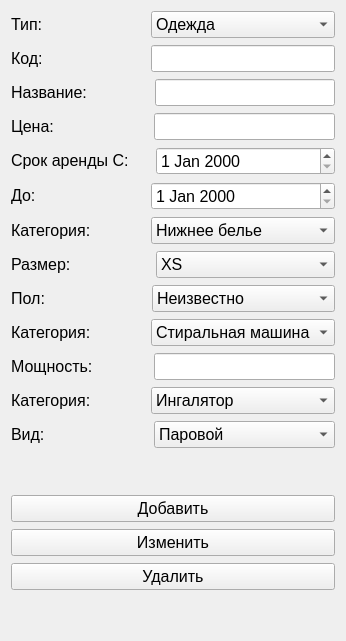
      <widget class="QWidget" name="tab_edit">
       <attribute name="title">
        <string>Добавить</string>
       </attribute>
       <layout class="QGridLayout" name="gridLayout_2">
        <item row="1" column="0">
         <spacer name="verticalSpacer_2">
          <property name="orientation">
           <enum>Qt::Vertical</enum>
          </property>
          <property name="sizeHint" stdset="0">
           <size>
            <width>20</width>
            <height>40</height>
           </size>
          </property>
         </spacer>
        </item>
        <item row="0" column="0">
         <layout class="QGridLayout" name="gridLayout_edit">
          <property name="spacing">
           <number>7</number>
          </property>
          <item row="3" column="0">
           <layout class="QHBoxLayout" name="horizontalLayout_4">
            <property name="spacing">
             <number>100</number>
            </property>
            <item>
             <widget class="QLabel" name="label_cost">
              <property name="sizePolicy">
               <sizepolicy hsizetype="Maximum" vsizetype="Maximum">
                <horstretch>0</horstretch>
                <verstretch>0</verstretch>
               </sizepolicy>
              </property>
              <property name="font">
               <font>
                <family>Nirmala UI</family>
                <pointsize>12</pointsize>
               </font>
              </property>
              <property name="layoutDirection">
               <enum>Qt::LeftToRight</enum>
              </property>
              <property name="text">
               <string>Цена:</string>
              </property>
              <property name="alignment">
               <set>Qt::AlignLeading|Qt::AlignLeft|Qt::AlignVCenter</set>
              </property>
              <property name="openExternalLinks">
               <bool>false</bool>
              </property>
             </widget>
            </item>
            <item>
             <widget class="QLineEdit" name="cost">
              <property name="sizePolicy">
               <sizepolicy hsizetype="MinimumExpanding" vsizetype="Maximum">
                <horstretch>0</horstretch>
                <verstretch>0</verstretch>
               </sizepolicy>
              </property>
              <property name="font">
               <font>
                <pointsize>12</pointsize>
               </font>
              </property>
              <property name="clearButtonEnabled">
               <bool>true</bool>
              </property>
             </widget>
            </item>
           </layout>
          </item>
          <item row="8" column="0">
           <layout class="QHBoxLayout" name="horizontalLayout_9" stretch="1,0">
            <property name="spacing">
             <number>107</number>
            </property>
            <property name="leftMargin">
             <number>0</number>
            </property>
            <item>
             <widget class="QLabel" name="label_sex">
              <property name="sizePolicy">
               <sizepolicy hsizetype="Maximum" vsizetype="Maximum">
                <horstretch>0</horstretch>
                <verstretch>0</verstretch>
               </sizepolicy>
              </property>
              <property name="font">
               <font>
                <family>Nirmala UI</family>
                <pointsize>12</pointsize>
               </font>
              </property>
              <property name="layoutDirection">
               <enum>Qt::LeftToRight</enum>
              </property>
              <property name="text">
               <string>Пол:</string>
              </property>
              <property name="alignment">
               <set>Qt::AlignRight|Qt::AlignTrailing|Qt::AlignVCenter</set>
              </property>
              <property name="wordWrap">
               <bool>false</bool>
              </property>
              <property name="openExternalLinks">
               <bool>false</bool>
              </property>
             </widget>
            </item>
            <item>
             <widget class="QComboBox" name="sex">
              <property name="sizePolicy">
               <sizepolicy hsizetype="Minimum" vsizetype="Maximum">
                <horstretch>0</horstretch>
                <verstretch>0</verstretch>
               </sizepolicy>
              </property>
              <property name="font">
               <font>
                <pointsize>12</pointsize>
               </font>
              </property>
              <item>
               <property name="text">
                <string>Неизвестно</string>
               </property>
              </item>
              <item>
               <property name="text">
                <string>Мужской</string>
               </property>
              </item>
              <item>
               <property name="text">
                <string>Женский</string>
               </property>
              </item>
             </widget>
            </item>
           </layout>
          </item>
          <item row="12" column="0">
           <layout class="QHBoxLayout" name="horizontalLayout_22">
            <property name="spacing">
             <number>60</number>
            </property>
            <item>
             <widget class="QLabel" name="label_item_type_3">
              <property name="sizePolicy">
               <sizepolicy hsizetype="Maximum" vsizetype="Maximum">
                <horstretch>0</horstretch>
                <verstretch>0</verstretch>
               </sizepolicy>
              </property>
              <property name="font">
               <font>
                <family>Nirmala UI</family>
                <pointsize>12</pointsize>
               </font>
              </property>
              <property name="layoutDirection">
               <enum>Qt::LeftToRight</enum>
              </property>
              <property name="text">
               <string>Категория:</string>
              </property>
              <property name="alignment">
               <set>Qt::AlignLeading|Qt::AlignLeft|Qt::AlignVCenter</set>
              </property>
              <property name="openExternalLinks">
               <bool>false</bool>
              </property>
             </widget>
            </item>
            <item>
             <widget class="QComboBox" name="category_health">
              <property name="sizePolicy">
               <sizepolicy hsizetype="MinimumExpanding" vsizetype="Maximum">
                <horstretch>0</horstretch>
                <verstretch>0</verstretch>
               </sizepolicy>
              </property>
              <property name="minimumSize">
               <size>
                <width>0</width>
                <height>0</height>
               </size>
              </property>
              <property name="baseSize">
               <size>
                <width>0</width>
                <height>0</height>
               </size>
              </property>
              <property name="font">
               <font>
                <pointsize>12</pointsize>
               </font>
              </property>
              <item>
               <property name="text">
                <string>Ингалятор</string>
               </property>
              </item>
              <item>
               <property name="text">
                <string>Зубная щетка</string>
               </property>
              </item>
              <item>
               <property name="text">
                <string>Массажёр</string>
               </property>
              </item>
             </widget>
            </item>
           </layout>
          </item>
          <item row="4" column="0">
           <layout class="QVBoxLayout" name="verticalLayout">
            <property name="spacing">
             <number>7</number>
            </property>
            <item>
             <layout class="QHBoxLayout" name="horizontalLayout_5">
              <property name="spacing">
               <number>27</number>
              </property>
              <item>
               <widget class="QLabel" name="label_date">
                <property name="sizePolicy">
                 <sizepolicy hsizetype="Maximum" vsizetype="Maximum">
                  <horstretch>0</horstretch>
                  <verstretch>0</verstretch>
                 </sizepolicy>
                </property>
                <property name="font">
                 <font>
                  <family>Nirmala UI</family>
                  <pointsize>12</pointsize>
                 </font>
                </property>
                <property name="layoutDirection">
                 <enum>Qt::LeftToRight</enum>
                </property>
                <property name="text">
                 <string>Срок аренды С:</string>
                </property>
                <property name="alignment">
                 <set>Qt::AlignLeading|Qt::AlignLeft|Qt::AlignVCenter</set>
                </property>
                <property name="openExternalLinks">
                 <bool>false</bool>
                </property>
               </widget>
              </item>
              <item>
               <widget class="QDateEdit" name="dateFrom">
                <property name="sizePolicy">
                 <sizepolicy hsizetype="MinimumExpanding" vsizetype="Maximum">
                  <horstretch>0</horstretch>
                  <verstretch>0</verstretch>
                 </sizepolicy>
                </property>
                <property name="font">
                 <font>
                  <pointsize>12</pointsize>
                 </font>
                </property>
               </widget>
              </item>
             </layout>
            </item>
            <item>
             <layout class="QHBoxLayout" name="horizontalLayout_6">
              <property name="spacing">
               <number>115</number>
              </property>
              <item>
               <widget class="QLabel" name="label_date_2">
                <property name="sizePolicy">
                 <sizepolicy hsizetype="Maximum" vsizetype="Maximum">
                  <horstretch>0</horstretch>
                  <verstretch>0</verstretch>
                 </sizepolicy>
                </property>
                <property name="font">
                 <font>
                  <family>Nirmala UI</family>
                  <pointsize>12</pointsize>
                 </font>
                </property>
                <property name="layoutDirection">
                 <enum>Qt::LeftToRight</enum>
                </property>
                <property name="text">
                 <string>До:</string>
                </property>
                <property name="alignment">
                 <set>Qt::AlignLeading|Qt::AlignLeft|Qt::AlignVCenter</set>
                </property>
                <property name="openExternalLinks">
                 <bool>false</bool>
                </property>
               </widget>
              </item>
              <item>
               <widget class="QDateEdit" name="dateTo">
                <property name="sizePolicy">
                 <sizepolicy hsizetype="MinimumExpanding" vsizetype="Maximum">
                  <horstretch>0</horstretch>
                  <verstretch>0</verstretch>
                 </sizepolicy>
                </property>
                <property name="font">
                 <font>
                  <pointsize>12</pointsize>
                 </font>
                </property>
               </widget>
              </item>
             </layout>
            </item>
           </layout>
          </item>
          <item row="5" column="0">
           <layout class="QHBoxLayout" name="horizontalLayout_7">
            <property name="spacing">
             <number>60</number>
            </property>
            <item>
             <widget class="QLabel" name="label_item_type">
              <property name="sizePolicy">
               <sizepolicy hsizetype="Maximum" vsizetype="Maximum">
                <horstretch>0</horstretch>
                <verstretch>0</verstretch>
               </sizepolicy>
              </property>
              <property name="font">
               <font>
                <family>Nirmala UI</family>
                <pointsize>12</pointsize>
               </font>
              </property>
              <property name="layoutDirection">
               <enum>Qt::LeftToRight</enum>
              </property>
              <property name="text">
               <string>Категория:</string>
              </property>
              <property name="alignment">
               <set>Qt::AlignLeading|Qt::AlignLeft|Qt::AlignVCenter</set>
              </property>
              <property name="openExternalLinks">
               <bool>false</bool>
              </property>
             </widget>
            </item>
            <item>
             <widget class="QComboBox" name="category_clothes">
              <property name="sizePolicy">
               <sizepolicy hsizetype="MinimumExpanding" vsizetype="Maximum">
                <horstretch>0</horstretch>
                <verstretch>0</verstretch>
               </sizepolicy>
              </property>
              <property name="minimumSize">
               <size>
                <width>0</width>
                <height>0</height>
               </size>
              </property>
              <property name="baseSize">
               <size>
                <width>0</width>
                <height>0</height>
               </size>
              </property>
              <property name="font">
               <font>
                <pointsize>12</pointsize>
               </font>
              </property>
              <item>
               <property name="text">
                <string>Нижнее белье</string>
               </property>
              </item>
              <item>
               <property name="text">
                <string>Джинсы</string>
               </property>
              </item>
              <item>
               <property name="text">
                <string>Головной убор</string>
               </property>
              </item>
              <item>
               <property name="text">
                <string>Куртка, пальто</string>
               </property>
              </item>
              <item>
               <property name="text">
                <string>Рубашка</string>
               </property>
              </item>
             </widget>
            </item>
           </layout>
          </item>
          <item row="6" column="0">
           <layout class="QHBoxLayout" name="horizontalLayout_8">
            <property name="spacing">
             <number>85</number>
            </property>
            <item>
             <widget class="QLabel" name="label_size">
              <property name="sizePolicy">
               <sizepolicy hsizetype="Maximum" vsizetype="Maximum">
                <horstretch>0</horstretch>
                <verstretch>0</verstretch>
               </sizepolicy>
              </property>
              <property name="font">
               <font>
                <family>Nirmala UI</family>
                <pointsize>12</pointsize>
               </font>
              </property>
              <property name="layoutDirection">
               <enum>Qt::LeftToRight</enum>
              </property>
              <property name="text">
               <string>Размер:</string>
              </property>
              <property name="alignment">
               <set>Qt::AlignLeading|Qt::AlignLeft|Qt::AlignVCenter</set>
              </property>
              <property name="openExternalLinks">
               <bool>false</bool>
              </property>
             </widget>
            </item>
            <item>
             <widget class="QComboBox" name="size">
              <property name="sizePolicy">
               <sizepolicy hsizetype="Minimum" vsizetype="Maximum">
                <horstretch>0</horstretch>
                <verstretch>0</verstretch>
               </sizepolicy>
              </property>
              <property name="font">
               <font>
                <pointsize>12</pointsize>
               </font>
              </property>
              <item>
               <property name="text">
                <string>XS</string>
               </property>
              </item>
              <item>
               <property name="text">
                <string>S</string>
               </property>
              </item>
              <item>
               <property name="text">
                <string>M</string>
               </property>
              </item>
              <item>
               <property name="text">
                <string>L</string>
               </property>
              </item>
              <item>
               <property name="text">
                <string>XL</string>
               </property>
              </item>
             </widget>
            </item>
           </layout>
          </item>
          <item row="0" column="0">
           <layout class="QHBoxLayout" name="horizontalLayout">
            <property name="spacing">
             <number>108</number>
            </property>
            <item>
             <widget class="QLabel" name="label_type">
              <property name="sizePolicy">
               <sizepolicy hsizetype="Maximum" vsizetype="Maximum">
                <horstretch>0</horstretch>
                <verstretch>0</verstretch>
               </sizepolicy>
              </property>
              <property name="font">
               <font>
                <family>Nirmala UI</family>
                <pointsize>12</pointsize>
               </font>
              </property>
              <property name="layoutDirection">
               <enum>Qt::LeftToRight</enum>
              </property>
              <property name="text">
               <string>Тип:</string>
              </property>
              <property name="alignment">
               <set>Qt::AlignLeading|Qt::AlignLeft|Qt::AlignVCenter</set>
              </property>
              <property name="openExternalLinks">
               <bool>false</bool>
              </property>
             </widget>
            </item>
            <item>
             <widget class="QComboBox" name="type">
              <property name="sizePolicy">
               <sizepolicy hsizetype="MinimumExpanding" vsizetype="Maximum">
                <horstretch>0</horstretch>
                <verstretch>0</verstretch>
               </sizepolicy>
              </property>
              <property name="font">
               <font>
                <pointsize>12</pointsize>
               </font>
              </property>
              <item>
               <property name="text">
                <string>Одежда</string>
               </property>
              </item>
              <item>
               <property name="text">
                <string>Техника для дома</string>
               </property>
              </item>
              <item>
               <property name="text">
                <string>Уход за здоровьем</string>
               </property>
              </item>
             </widget>
            </item>
           </layout>
          </item>
          <item row="14" column="0">
           <spacer name="verticalSpacer_3">
            <property name="orientation">
             <enum>Qt::Vertical</enum>
            </property>
            <property name="sizeHint" stdset="0">
             <size>
              <width>20</width>
              <height>40</height>
             </size>
            </property>
           </spacer>
          </item>
          <item row="10" column="0">
           <layout class="QHBoxLayout" name="horizontalLayout_10" stretch="0,0">
            <property name="spacing">
             <number>61</number>
            </property>
            <property name="leftMargin">
             <number>0</number>
            </property>
            <item>
             <widget class="QLabel" name="label_sex_2">
              <property name="sizePolicy">
               <sizepolicy hsizetype="Maximum" vsizetype="Maximum">
                <horstretch>0</horstretch>
                <verstretch>0</verstretch>
               </sizepolicy>
              </property>
              <property name="font">
               <font>
                <family>Nirmala UI</family>
                <pointsize>12</pointsize>
               </font>
              </property>
              <property name="layoutDirection">
               <enum>Qt::LeftToRight</enum>
              </property>
              <property name="text">
               <string>Мощность:</string>
              </property>
              <property name="alignment">
               <set>Qt::AlignLeading|Qt::AlignLeft|Qt::AlignVCenter</set>
              </property>
              <property name="openExternalLinks">
               <bool>false</bool>
              </property>
             </widget>
            </item>
            <item>
             <widget class="QLineEdit" name="power">
              <property name="font">
               <font>
                <pointsize>12</pointsize>
               </font>
              </property>
             </widget>
            </item>
           </layout>
          </item>
          <item row="1" column="0">
           <layout class="QHBoxLayout" name="horizontalLayout_2">
            <property name="spacing">
             <number>108</number>
            </property>
            <item>
             <widget class="QLabel" name="label_code">
              <property name="sizePolicy">
               <sizepolicy hsizetype="Maximum" vsizetype="Maximum">
                <horstretch>0</horstretch>
                <verstretch>0</verstretch>
               </sizepolicy>
              </property>
              <property name="font">
               <font>
                <family>Nirmala UI</family>
                <pointsize>12</pointsize>
               </font>
              </property>
              <property name="layoutDirection">
               <enum>Qt::LeftToRight</enum>
              </property>
              <property name="text">
               <string>Код:</string>
              </property>
              <property name="alignment">
               <set>Qt::AlignLeading|Qt::AlignLeft|Qt::AlignVCenter</set>
              </property>
              <property name="openExternalLinks">
               <bool>false</bool>
              </property>
             </widget>
            </item>
            <item>
             <widget class="QLineEdit" name="code">
              <property name="sizePolicy">
               <sizepolicy hsizetype="MinimumExpanding" vsizetype="Maximum">
                <horstretch>0</horstretch>
                <verstretch>0</verstretch>
               </sizepolicy>
              </property>
              <property name="font">
               <font>
                <pointsize>12</pointsize>
               </font>
              </property>
              <property name="clearButtonEnabled">
               <bool>true</bool>
              </property>
             </widget>
            </item>
           </layout>
          </item>
          <item row="15" column="0">
           <layout class="QVBoxLayout" name="verticalLayout_3">
            <item>
             <widget class="QPushButton" name="edit">
              <property name="font">
               <font>
                <pointsize>12</pointsize>
               </font>
              </property>
              <property name="text">
               <string>Добавить</string>
              </property>
             </widget>
            </item>
            <item>
             <widget class="QPushButton" name="change">
              <property name="font">
               <font>
                <pointsize>12</pointsize>
               </font>
              </property>
              <property name="text">
               <string>Изменить</string>
              </property>
             </widget>
            </item>
            <item>
             <widget class="QPushButton" name="del">
              <property name="font">
               <font>
                <pointsize>12</pointsize>
               </font>
              </property>
              <property name="text">
               <string>Удалить</string>
              </property>
             </widget>
            </item>
           </layout>
          </item>
          <item row="13" column="0">
           <layout class="QHBoxLayout" name="horizontalLayout_16" stretch="0,0">
            <property name="spacing">
             <number>105</number>
            </property>
            <property name="leftMargin">
             <number>0</number>
            </property>
            <item>
             <widget class="QLabel" name="label_sex_4">
              <property name="sizePolicy">
               <sizepolicy hsizetype="Maximum" vsizetype="Maximum">
                <horstretch>0</horstretch>
                <verstretch>0</verstretch>
               </sizepolicy>
              </property>
              <property name="font">
               <font>
                <family>Nirmala UI</family>
                <pointsize>12</pointsize>
               </font>
              </property>
              <property name="layoutDirection">
               <enum>Qt::LeftToRight</enum>
              </property>
              <property name="text">
               <string>Вид: </string>
              </property>
              <property name="alignment">
               <set>Qt::AlignLeading|Qt::AlignLeft|Qt::AlignVCenter</set>
              </property>
              <property name="openExternalLinks">
               <bool>false</bool>
              </property>
             </widget>
            </item>
            <item>
             <widget class="QComboBox" name="variety_health">
              <property name="sizePolicy">
               <sizepolicy hsizetype="Minimum" vsizetype="Maximum">
                <horstretch>0</horstretch>
                <verstretch>0</verstretch>
               </sizepolicy>
              </property>
              <property name="font">
               <font>
                <pointsize>12</pointsize>
               </font>
              </property>
              <item>
               <property name="text">
                <string>Паровой</string>
               </property>
              </item>
              <item>
               <property name="text">
                <string>Ультразвуковой</string>
               </property>
              </item>
              <item>
               <property name="text">
                <string>Компрессионный</string>
               </property>
              </item>
             </widget>
            </item>
           </layout>
          </item>
          <item row="2" column="0">
           <layout class="QHBoxLayout" name="horizontalLayout_3">
            <property name="spacing">
             <number>68</number>
            </property>
            <item>
             <widget class="QLabel" name="label_name">
              <property name="sizePolicy">
               <sizepolicy hsizetype="Maximum" vsizetype="Maximum">
                <horstretch>0</horstretch>
                <verstretch>0</verstretch>
               </sizepolicy>
              </property>
              <property name="font">
               <font>
                <family>Nirmala UI</family>
                <pointsize>12</pointsize>
               </font>
              </property>
              <property name="layoutDirection">
               <enum>Qt::LeftToRight</enum>
              </property>
              <property name="text">
               <string>Название:</string>
              </property>
              <property name="alignment">
               <set>Qt::AlignLeading|Qt::AlignLeft|Qt::AlignVCenter</set>
              </property>
              <property name="openExternalLinks">
               <bool>false</bool>
              </property>
             </widget>
            </item>
            <item>
             <widget class="QLineEdit" name="name">
              <property name="sizePolicy">
               <sizepolicy hsizetype="MinimumExpanding" vsizetype="Maximum">
                <horstretch>0</horstretch>
                <verstretch>0</verstretch>
               </sizepolicy>
              </property>
              <property name="font">
               <font>
                <pointsize>12</pointsize>
               </font>
              </property>
              <property name="clearButtonEnabled">
               <bool>true</bool>
              </property>
             </widget>
            </item>
           </layout>
          </item>
          <item row="9" column="0">
           <layout class="QHBoxLayout" name="horizontalLayout_21">
            <property name="spacing">
             <number>60</number>
            </property>
            <item>
             <widget class="QLabel" name="label_item_type_2">
              <property name="sizePolicy">
               <sizepolicy hsizetype="Maximum" vsizetype="Maximum">
                <horstretch>0</horstretch>
                <verstretch>0</verstretch>
               </sizepolicy>
              </property>
              <property name="font">
               <font>
                <family>Nirmala UI</family>
                <pointsize>12</pointsize>
               </font>
              </property>
              <property name="layoutDirection">
               <enum>Qt::LeftToRight</enum>
              </property>
              <property name="text">
               <string>Категория:</string>
              </property>
              <property name="alignment">
               <set>Qt::AlignLeading|Qt::AlignLeft|Qt::AlignVCenter</set>
              </property>
              <property name="openExternalLinks">
               <bool>false</bool>
              </property>
             </widget>
            </item>
            <item>
             <widget class="QComboBox" name="category_electronic">
              <property name="sizePolicy">
               <sizepolicy hsizetype="MinimumExpanding" vsizetype="Maximum">
                <horstretch>0</horstretch>
                <verstretch>0</verstretch>
               </sizepolicy>
              </property>
              <property name="minimumSize">
               <size>
                <width>0</width>
                <height>0</height>
               </size>
              </property>
              <property name="baseSize">
               <size>
                <width>0</width>
                <height>0</height>
               </size>
              </property>
              <property name="font">
               <font>
                <pointsize>12</pointsize>
               </font>
              </property>
              <item>
               <property name="text">
                <string>Стиральная машина</string>
               </property>
              </item>
              <item>
               <property name="text">
                <string>Утюг</string>
               </property>
              </item>
              <item>
               <property name="text">
                <string>Пылесос</string>
               </property>
              </item>
             </widget>
            </item>
           </layout>
          </item>
         </layout>
        </item>
       </layout>
      </widget>
